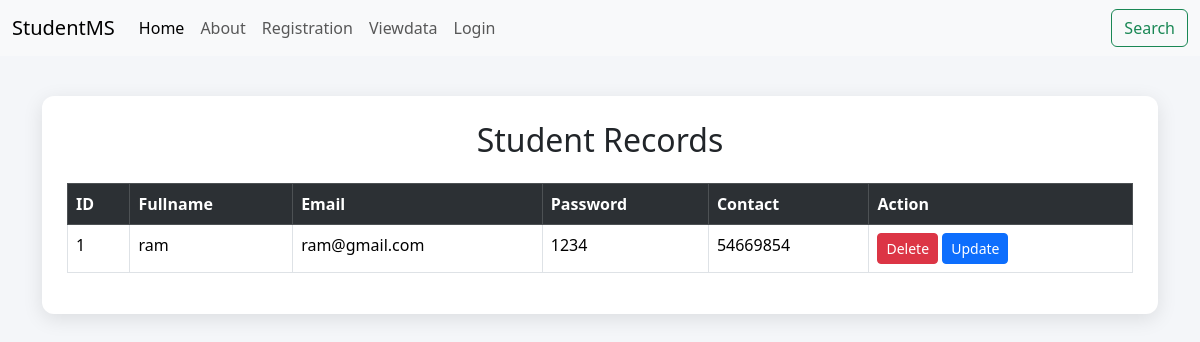
The app's page /viewdata, older data.
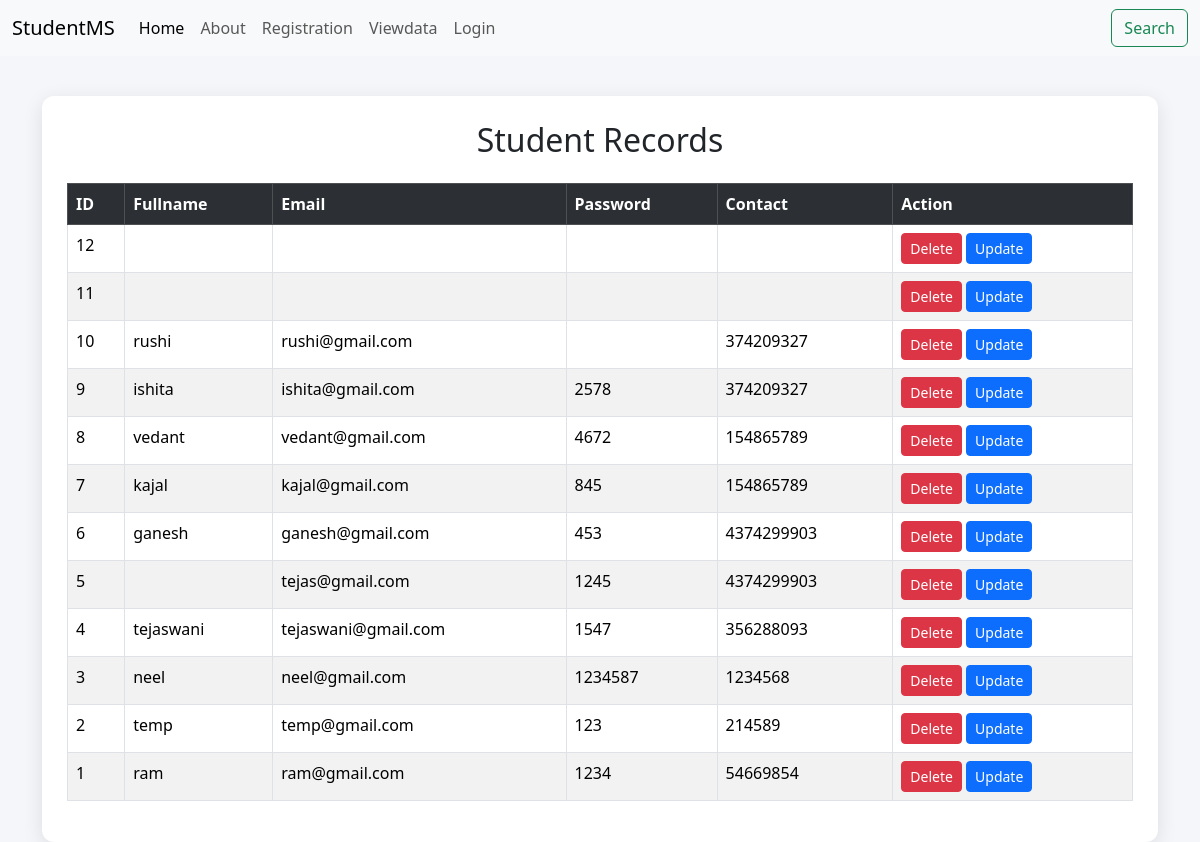
The same page, newer data.
### tables this page shows
CREATE TABLE registration(
    id INTEGER PRIMARY KEY AUTOINCREMENT,
    name VARCHAR(100),
    email VARCHAR(20),
    password VARCHAR(20),
    contact VARCHAR(15)
);

### flask_mini/app.py (the view)
@app.route("/viewdata")
def viewdata():
    con=sq.connect("Flask.db")
    cur=con.cursor()
    cur.execute("Select * from registration order by id desc")    #order by id desc gives record in DESC order the latest one will be first
    data=cur.fetchall()
    con.commit()
    con.close()
    return render_template("viewdata.html",s_data=data)  #this data is like an variable the entire data from db is going to get store in it

### flask_mini/templates/viewdata.html (shortened to what this page needs)
<!DOCTYPE html>
<html lang="en">
<head>
    <link rel="stylesheet"
    href="https://cdn.jsdelivr.net/npm/bootstrap@5.3.8/dist/css/bootstrap.min.css">
</head>
<body>
    {% include 'navbar.html' %}
    <div class="container">
        <div class="table-box">
            <h2 class="text-center mb-4">
                Student Records
            </h2>
            <table class="table table-bordered table-striped table-hover">
                <tr class="table-dark">
                    <th>ID</th>
                    <th>Fullname</th>
                    <th>Email</th>
                    <th>Password</th>
                    <th>Contact</th>
                    <th>Action</th>
                </tr>
                {% for i in s_data %}
                <tr>
                    <td>{{i[0]}}</td>
                    <td>{{i[1]}}</td>
                    <td>{{i[2]}}</td>
                    <td>{{i[3]}}</td>
                    <td>{{i[4]}}</td>
                    <td>
                        <a href="deletestudent/{{i[0]}}"
                        class="btn btn-danger btn-sm"
                        onclick="return confirm('Are you sure?')">
                            Delete
                        </a>
                        <a href="updatestudent/{{i[0]}}"
                        class="btn btn-primary btn-sm">
                            Update
                        </a>
                    </td>
                </tr>
                {% endfor %}
            </table>
        </div>
    </div>
</body>
</html>

### flask_mini/templates/navbar.html (shortened to what this page needs)
<nav class="navbar navbar-expand-lg bg-body-tertiary">
  <div class="container-fluid">
    <a class="navbar-brand" href="/">StudentMS</a>
    <div class="collapse navbar-collapse" id="navbarSupportedContent">
      <ul class="navbar-nav me-auto mb-2 mb-lg-0">
        <li class="nav-item">
          <a class="nav-link active" href="/">Home</a>
        </li>
        <li class="nav-item">
          <a class="nav-link" href="/about">About</a>
        </li>
        <li class="nav-item">
          <a class="nav-link" href="/register">Registration</a>
        </li>
        <li class="nav-item">
          <a class="nav-link" href="/viewdata">Viewdata</a>
        </li>
        <li class="nav-item">
          <a class="nav-link" href="/login">Login</a>
        </li>
      </ul>
      <form class="d-flex" role="search">
        <button class="btn btn-outline-success"
          type="submit">
          Search
        </button>
      </form>
    </div>
  </div>
</nav>

### flask_mini/templates/viewdata.html (style rules this page uses)
body { background:#f4f6f9; }
.table-box { background:white; padding:25px; border-radius:12px; box-shadow:0px 5px 20px rgba(0,0,0,0.1); margin-top:40px; }

Row changes from the older to the newer data that the page shows:
added registration: id "12"
added registration: id "11"
added registration: id "10", name "rushi", email "rushi@gmail.com", contact "374209327"
added registration: id "9", name "ishita", email "ishita@gmail.com", password "2578", contact "374209327"
added registration: id "8", name "vedant", email "vedant@gmail.com", password "4672", contact "154865789"
added registration: id "7", name "kajal", email "kajal@gmail.com", password "845", contact "154865789"
added registration: id "6", name "ganesh", email "ganesh@gmail.com", password "453", contact "4374299903"
added registration: id "5", email "tejas@gmail.com", password "1245", contact "4374299903"
added registration: id "4", name "tejaswani", email "tejaswani@gmail.com", password "1547", contact "356288093"
added registration: id "3", name "neel", email "neel@gmail.com", password "1234587", contact "1234568"
added registration: id "2", name "temp", email "temp@gmail.com", password "123", contact "214589"
